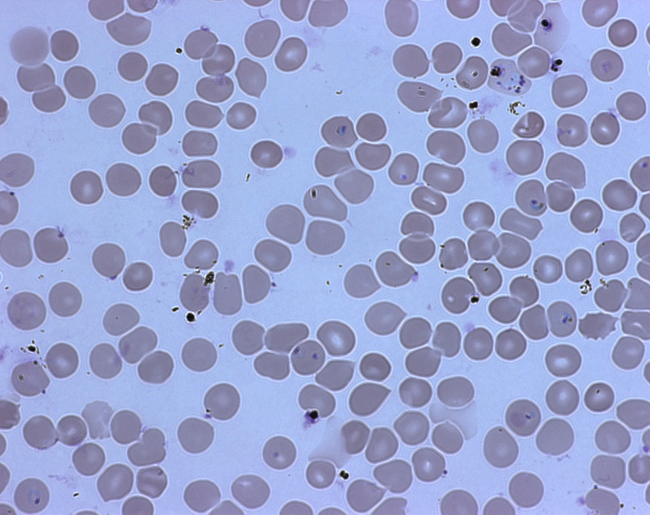
#> input picture Python_OpenCV/london_cell.jpg, 1300 x 1030 px (shown at 1/2 size)
$ python circle_detection.py   (older library calls are emulated)
#> lines starting #> are read from the running program, lines starting #| are printed output that depends on the picture; after the words box and inside, x2 and y2 are one past the last pixel; in counts of white or black regions, pixels touching at a corner belong together
#circle detection test - python circle_detection.py --image 012.jpg

# import the necessary packages
import glob
import os

import numpy as np
import cv2
from matplotlib import pyplot as plt

def image_rect(out,x,y,z):
    cv2.rectangle(out, (x, y), (x+75, y+75), (0, 0, 0), z, 4)

def cell_rect(out,x,y,h,w):
    cv2.rectangle(out, (x, y), (x+h, y+w), (0, 25, 155), 3, 4)

def draw_all_cell(out, array):
    for i in array:
        cell_rect(out, i[0], i[1],i[2], i[3])

def draw_all_rect(out):
    image_rect(out, 393, 140, 3)
    image_rect(out, 1005, 796, 3)
    image_rect(out, 580, 679, 3)
    image_rect(out, 1085, 600, 3)
    image_rect(out, 1027, 357, 3)
    image_rect(out, 361, 309, 3)
    image_rect(out, 769, 301, 3)
    image_rect(out, 1103, 225, 3)
    image_rect(out, 640, 225, 3)

def image_text(output,string, string1, string2):
    cv2.putText(output, string, (5, 960), cv2.FONT_HERSHEY_SIMPLEX, 0.8, (0, 0, 0), 2, cv2.LINE_AA)
    cv2.putText(output, string1, (5, 990), cv2.FONT_HERSHEY_SIMPLEX, 0.8, (0, 0, 0), 2, cv2.LINE_AA)
    cv2.putText(output, string2, (5, 1020), cv2.FONT_HERSHEY_SIMPLEX, 0.8, (0, 0, 0), 2, cv2.LINE_AA)

def window(window_name):
    # windows
    # cv2.namedWindow("img")
    cv2.namedWindow(window_name)

def image_read(file):
    # image processing
#> called with file = 'london_cell.jpg'
    img = cv2.imread(file)
#> img is the input picture: shape (1030, 1300, 3); mean B, G, R 206.2, 161.9, 152.8
    # img = cv2.resize(img,(780,618))
    test = img.copy()
    output2 = img.copy()
    return img

def image_copy(image):
    output = image.copy()
    return output

def gray_method(image):
    gray = cv2.cvtColor(image, cv2.COLOR_BGR2GRAY)
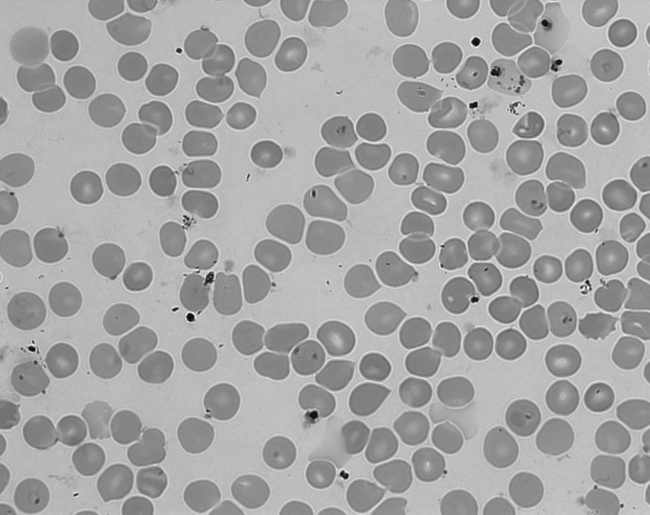
#> gray: shape (1030, 1300) (shown at 1/2 size); min 4, max 255, mean 164.3
    return gray

def thresh_method(gray):
    ret, thresh = cv2.threshold(gray, 161, 255, 1)
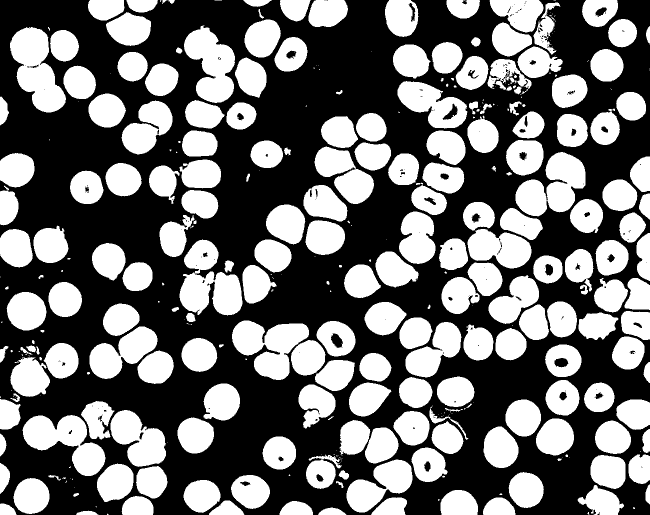
#> thresh: shape (1030, 1300) (shown at 1/2 size); 44.1% white; 365 white regions (144 under 20 px)
    #ret, thresh = cv2.threshold(gray, 161, 255, 1)
    #cv2.imshow('thresh',thresh)
    #cv2.waitKey(0)
    return thresh

def thresh_casc(gray):
    ret, thresh = cv2.threshold(gray, 161, 255, 2)
    #ret, thresh = cv2.threshold(gray, 161, 255, 1)
    #cv2.imshow('thresh',thresh)
    #cv2.waitKey(0)
    return thresh

def thresh_otsu(gray):
    ret, thresh = cv2.threshold(gray, cv2.THRESH_OTSU, 255, 0)
    #ret, thresh = cv2.threshold(gray, 161, 255, 1)
    cv2.imshow('thresh',thresh)
    cv2.waitKey(0)
    return thresh

def contours(thresh, output):
    im2, contours, hierarchy = cv2.findContours(thresh, cv2.RETR_TREE, cv2.CHAIN_APPROX_SIMPLE)
#> contours = 588 contours, 322 with area under 20; largest, box (x1, y1, x2, y2) and area: (20, 54, 132, 225) 10780, (464, 641, 618, 760) 10340, (1031, 304, 1171, 433) 10214, (45, 830, 211, 952) 9848, (368, 51, 470, 206) 9322
    copy = image_copy(output)
    # [6 lines of commented-out code are left out]
    cv2.drawContours(copy, contours, -1, (0,255,255), 2)
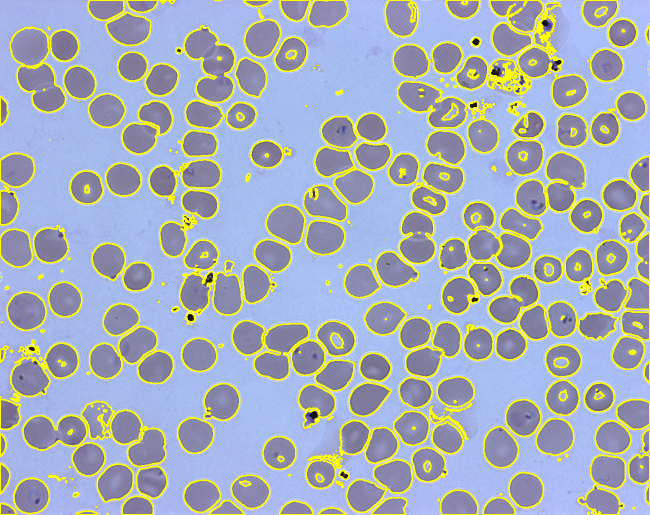
#> copy: shape (1030, 1300, 3) (shown at 1/2 size); 11.31% of pixels changed, all inside (x1, y1, x2, y2) = (0, 0, 1300, 1030)
    cv2.imshow('Contours',copy)
    cv2.waitKey(0)
    #print(contours)
    #print(hierarchy)
    areaArray=[]
    cellArray=[]
    cellCount = 0

    for contour in contours:
        #print(contour)
        area = cv2.contourArea(contour)
        areaArray.append(area)
        print('Area: ',area)
        if(area>500 and area<12000):
            cellCount+=1
            #cv2.drawContours(output, contour, -1, (50, 0, 100), 2)
            #cv2.imshow('Contours', output)
            #cv2.waitKey(200)
            x, y, w, h = cv2.boundingRect(contour)
            cv2.rectangle(copy, (x, y), (x + h, y + w), (255, 255, 255), 2)
            crop_img = output[y:y+h, x:x+w]
            cell_recognition(crop_img, output, x, y, w, h, cellArray)

        '''
        x, y, w, h = cv2.boundingRect(contour)
        if w>200:
            continue
        if(w>55 and h>55):
            print(x, y, w, h)
            crop_img = output[x:x+100, y:y+100]
            cell_recognition(crop_img, output)
        '''
#> this loop made 588 passes
#| Area:  3.0
#| Area:  6.0
#| Area:  233.5
#| Area:  531.0
#| Cell Recognition
#| Area:  6.5
#| Area:  1.0
#| Area:  539.0
#| Cell Recognition
#| Area:  1365.5
#> (further printed lines are left out)
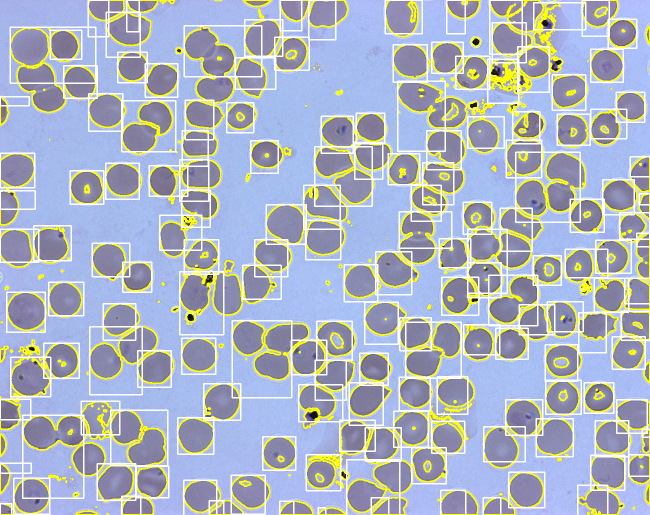
#> copy: shape (1030, 1300, 3) (shown at 1/2 size); 9.33% of pixels changed, all inside (x1, y1, x2, y2) = (0, 0, 1300, 1030)
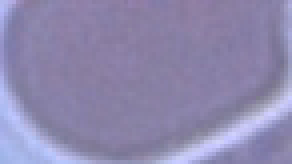
#> crop_img: shape (41, 73, 3) (shown 4 times larger); mean B, G, R 174.4, 136.3, 142.4
#> after the loop, areaArray = 588 values, max 10780.5 at index 505, min 0 at index 16, mean 993.2; cellCount = 159
    areaArray.sort()
    numberInfected=len(cellArray)
    print('AreaArray:', areaArray)
#> (printed output is left out)
    print('Number of Cells:', cellCount)
    print('CellArray: ', cellArray)
    #print(contours)
    ratio = numberInfected*100/cellCount
#> ratio = 20.13
    actualRatio = 9 * 100 / cellCount
#> actualRatio = 5.66
    string = str("Cells found: %d cells" % cellCount)
#> string = 'Cells found: 159 cells'
    string1 = str("Infected cells: %d cells / Actual Infected: 9 cells" % len(cellArray))
    string2 = str("Infected ratio: %.3f %% / Actual ratio: %.3f %%" %(ratio, actualRatio))
    draw_all_rect(output)
    draw_all_cell(output,cellArray)
#> after the loop in draw_all_cell, `for i in array:`:
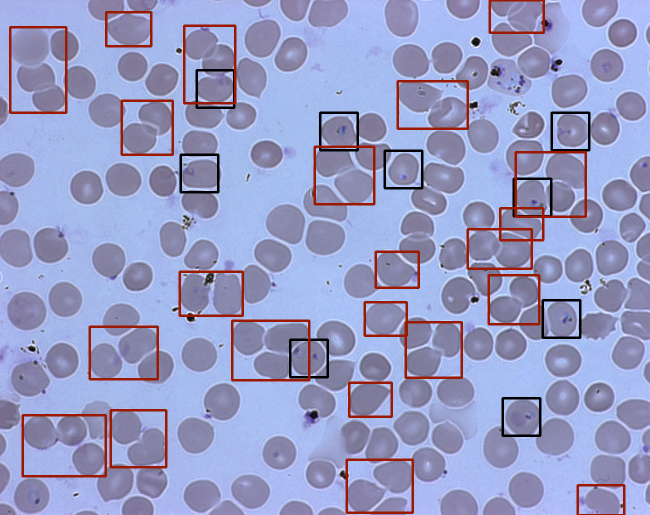
#> out: shape (1030, 1300, 3) (shown at 1/2 size); mean B, G, R 196.8, 155.3, 151.2
    image_text(output,string,string1,string2)
    output=cv2.resize(output,(130*7,103*7))
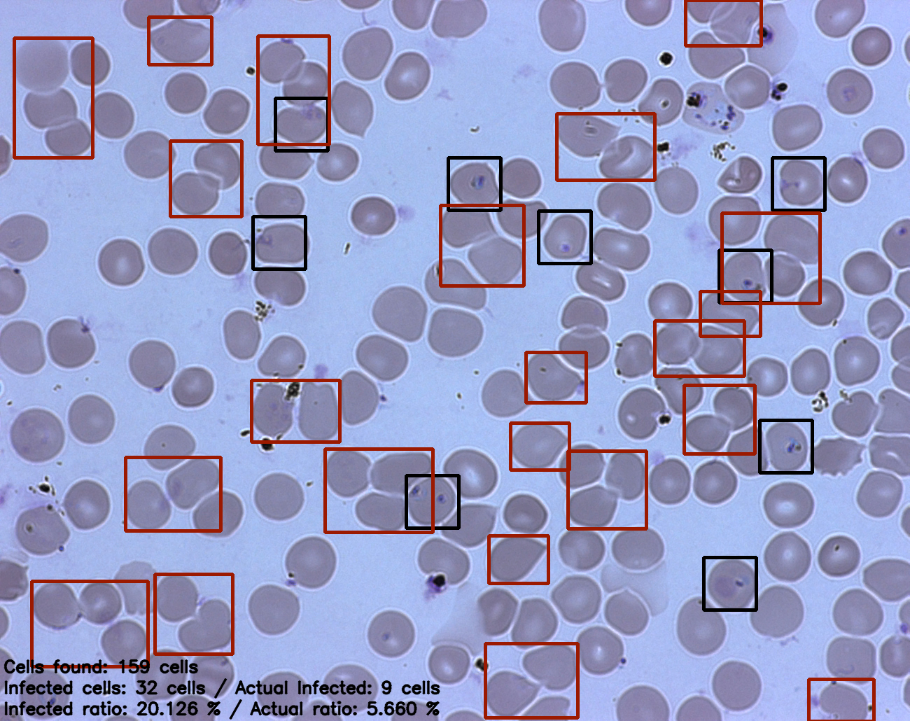
#> output: shape (721, 910, 3); mean B, G, R 194.9, 153.9, 149.8
    cv2.imshow('result',output)
    cv2.waitKey(0)
    # [6 lines of commented-out code are left out]

def print_log(string, string1, string2):
    print(string)
    print(string1)
    print(string2)

def show_output(output):
    cv2.imshow("output", output)
    # cv2.imshow("gray", gray)
    # cv2.imshow("final", thresh)
    cv2.waitKey(0)
    quit()

def data_info(img):
    string = str(img, '1' '0' '0' '100' '100')
    np.savetxt('./data_info/data.txt', string, delimiter=',')

#np.savetxt('malaria_Y_test.csv',Y_valid,fmt='%i',delimiter = ",")

def resize_cell(img,i):
    new = cv2.resize(img,(100,100))
    print(new)
    cv2.imwrite('./classifier/infected_cell_{:>0}.png'.format(i), new)
    print('Done!')

def receive_images(path):
    i=1
    for file in glob.glob(path):
        print('File: ', file)
        img=cv2.imread(file)
        print('Image: ', img)
        resize_cell(img,i)
        i=i+1

def cell_recognition(crop, output, cropX, cropY, cropH, cropW, cellArray):
    cv2.imshow('sample',crop)
    cv2.waitKey(10)
    cell_cascade = cv2.CascadeClassifier('cell_cascade.xml')
    gray = gray_method(crop)
    thresh=thresh_casc(gray)
    print('Cell Recognition')
    cell = cell_cascade.detectMultiScale(thresh, 1.3, 5)
    for (x, y, w, h) in cell:
        print('Coordinates: ', x, y, w, h)
        #cv2.rectangle(output, (x+cropX, y+cropY), (x + cropX + 32, y + cropY + 32), (20, 100, 50), 3)
        cellArray.append([cropX, cropY, cropH, cropW])
        # [5 lines of commented-out code are left out]

def main():
    # image
    img = image_read("london_cell.jpg")
    # gray and thresh filter
    gray = gray_method(img)
    thresh = thresh_method(gray)
    contours(thresh, img)

if __name__ == "__main__":
    main()
